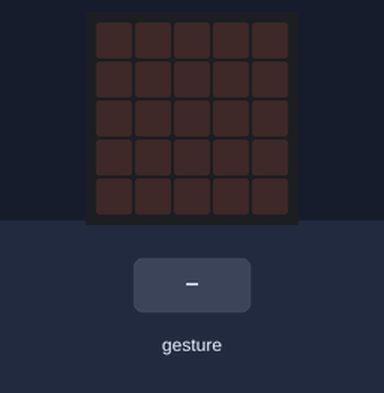
A program run on a simulated BBC micro:bit (MakeCode). On the bench: the board's 5×5 LED display. The inputs (shaded band) are chosen by the test bench. Random numbers come from a fixed seed; a tilt is held for 1.5 s and a shake lasts 1 s, then the board lies face up again.

Above: at 1.2 s.
1.3 s: gesture 'shake'
At 2.7 s:
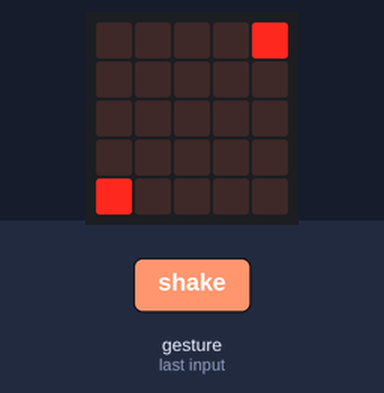
3.0 s: gesture 'shake'
At 4.1 s:
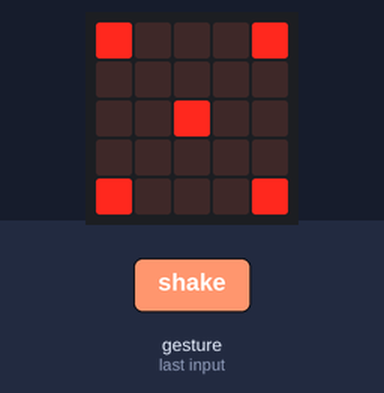
4.7 s: gesture 'shake'
At 5.4 s:
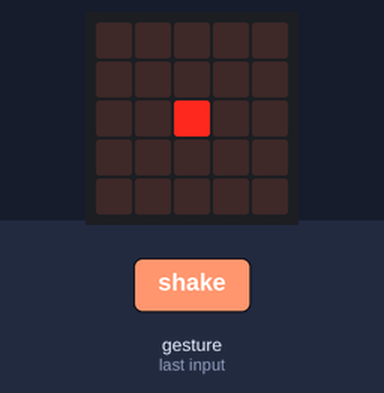
6.4 s: gesture 'shake'
At 7.9 s:
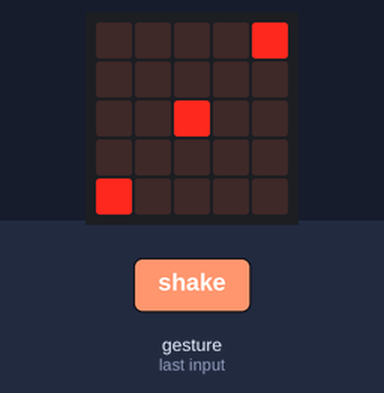
Timing chart, 0 to 9.1 s (numbered marks = the images above; inputs shaded):
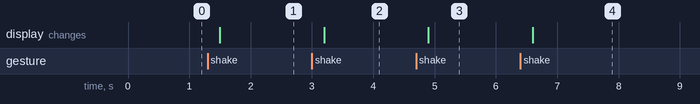

Measured:
- after the input at 1.3 s, the display: changes after 0.20 s (image 1)
- after the input at 3.0 s, the display: changes after 0.20 s (image 2)
- after the input at 4.7 s, the display: changes after 0.20 s (image 3)
- after the input at 6.4 s, the display: changes after 0.20 s (image 4)

The program:

main.ts
```typescript
let Jsoajsnq = 0
input.onGesture(Gesture.Shake, function () {
    Jsoajsnq = randint(1, 6)
    if (Jsoajsnq == 1) {
        basic.showLeds(`
            . . . . .
            . . . . .
            . . # . .
            . . . . .
            . . . . .
            `)
    } else if (Jsoajsnq == 2) {
        basic.showLeds(`
            . . . . #
            . . . . .
            . . . . .
            . . . . .
            # . . . .
            `)
    } else if (Jsoajsnq == 3) {
        basic.showLeds(`
            . . . . #
            . . . . .
            . . # . .
            . . . . .
            # . . . .
            `)
    } else if (Jsoajsnq == 4) {
        basic.showLeds(`
            # . . . #
            . . . . .
            . . . . .
            . . . . .
            # . . . #
            `)
    } else if (Jsoajsnq == 5) {
        basic.showLeds(`
            # . . . #
            . . . . .
            . . # . .
            . . . . .
            # . . . #
            `)
    } else if (Jsoajsnq == 6) {
        basic.showLeds(`
            # . . . #
            . . . . .
            # . . . #
            . . . . .
            # . . . #
            `)
    }
})
```

test.ts
```typescript
// aquí va el archivo "tests"; esto no se compilará cuando este paquete se utilice como una extensión.
```
